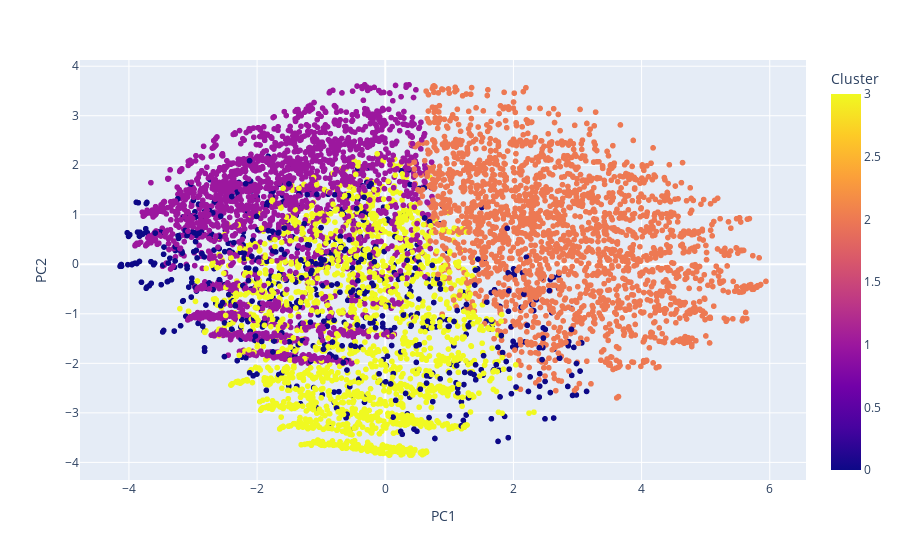

Source (notebook cell):
### Code cell
import plotly.express as px
df['PC1'] = components[:,0]
df['PC2'] = components[:,1]
fig = px.scatter(df, x='PC1', y='PC2', color='Cluster', hover_data=['MonthlyCharges','tenure'])
fig.show()

### Figure 1 — Plotly figure (JSON) as saved in the notebook; plotly's stock layout.template omitted (floating-point values rounded to 4 significant figures; data arrays with more than 128 entries replaced by an {"elided": "..."} marker saying what was removed)
{"data": [{"customdata": {"elided": "7043x2 float values"}, "hovertemplate": "PC1=%{x}<br>PC2=%{y}<br>MonthlyCharges=%{customdata[0]}<br>tenure=%{customdata[1]}<br>Cluster=%{marker.color}<extra></extra>", "legendgroup": "", "marker": {"color": {"elided": "7043 int values"}, "coloraxis": "coloraxis", "symbol": "circle"}, "mode": "markers", "name": "", "showlegend": false, "type": "scattergl", "x": {"elided": "7043 float values"}, "xaxis": "x", "y": {"elided": "7043 float values"}, "yaxis": "y"}], "layout": {"coloraxis": {"colorbar": {"title": {"text": "Cluster"}}, "colorscale": [[0, "#0d0887"], [0.1111, "#46039f"], [0.2222, "#7201a8"], [0.3333, "#9c179e"], [0.4444, "#bd3786"], [0.5556, "#d8576b"], [0.6667, "#ed7953"], [0.7778, "#fb9f3a"], [0.8889, "#fdca26"], [1, "#f0f921"]]}, "legend": {"tracegroupgap": 0}, "margin": {"t": 60}, "xaxis": {"anchor": "y", "domain": [0, 1], "title": {"text": "PC1"}}, "yaxis": {"anchor": "x", "domain": [0, 1], "title": {"text": "PC2"}}}}
